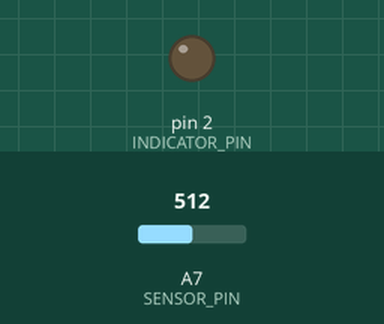
The sketch below on a simulated Arduino Nano, built with avr-gcc and run on an emulated ATmega328P. On the bench: output pins drawn as LEDs (lit = HIGH). The inputs (shaded band) are chosen by the test bench; at power-on: A7 (SENSOR_PIN) = 512. What the sketch prints to the serial monitor is not drawn.

Above: at 0.5 s.
Timing chart, 0 to 2.0 s (numbered marks = the images above):
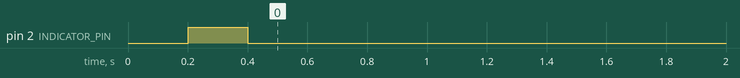

The sketch:

NightLight.ino
```cpp
#define AVG_SIZE 3
#define SENSOR_PIN A7
#define INDICATOR_PIN 2
#define LOOP_DELAY_MS 200
#define THRES 220

void setup() {
  // put your setup code here, to run once:
  pinMode(INDICATOR_PIN, OUTPUT);
  //Feature 1: Serial init
  Serial.begin(9600);
  Serial.println("hello NightLight");

}

long lightValAvgHist[AVG_SIZE] = {0,0,0};
int avgIdx=0;

void loop() {
  // put your main code here, to run repeatedly:
  long lightValRaw;
  long lightValAvg;

  //Feature 3: delay
  delay(LOOP_DELAY_MS);
  //Feature 4: Read analog value
  lightValRaw = analogRead(SENSOR_PIN);
  //Serial.print("RAW=");
  //Serial.println(lightValRaw);

  //Feature 6: averaging
  lightValAvgHist[avgIdx] = lightValRaw;
  avgIdx++;
  if(avgIdx>=AVG_SIZE){
    avgIdx=0;
  }

  Serial.print("AVG=");
  //Feature 6: averaging
  for(int i=0;i<AVG_SIZE;i++){
    lightValAvg += lightValAvgHist[i];
    //Serial.print(lightValAvgHist[i]);
    //Serial.print(",");
  }
  lightValAvg /= AVG_SIZE;
  Serial.print(lightValAvg);
  Serial.println("");

  //Feature 5: thresholding
  if(lightValAvg<THRES){
    //Feature 2: blink LED
    digitalWrite(INDICATOR_PIN,HIGH);
  } else if(lightValAvg>THRES) {
    //Feature 2: blink LED
    digitalWrite(INDICATOR_PIN,LOW);
  }
}
```

Measured:
- by itself, pin 2 (INDICATOR_PIN): LOW → HIGH at 0.20 s, → LOW 0.20 s later
